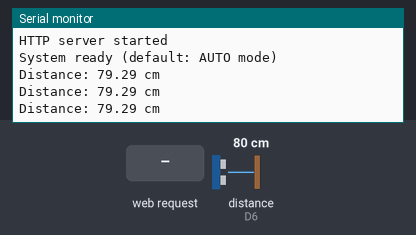
The sketch below on a simulated ESP8266 (NodeMCU). Shown: the last lines printed to the serial monitor. Wiring (inferred from the names in the program): ultrasonic range finder: trigger D5; echo D6. The inputs (shaded band) are chosen by the test bench; at power-on: distance to the obstacle (sensor on D6) 80 cm. The echo pulse lasts 58.3 µs per cm; WiFi joins after 1.5 s; servers stay silent unless stated; no MQTT or app messages arrive unless stated.

Above: at 2.7 s.
2.8 s: distance to the obstacle (sensor on D6) set to 2 cm
At 4.1 s:
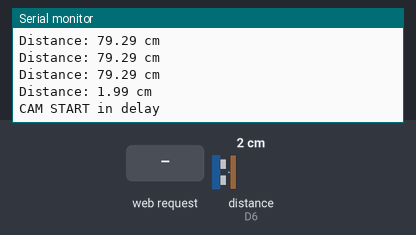
4.6 s: HTTP request GET /setMode?mode=manual received
At 8.0 s:
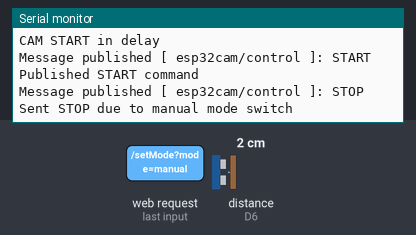

The sketch:

Cam_Controller.ino
```cpp
#include <ESP8266WebServer.h>
#include "WifiClient.h"
#include "MqttClient.h"
#include "HCSR04.h"

// WiFi Configuration
const char* ssid = "Sang";
const char* password = "17719897975";

// MQTT Configuration
const char* mqtt_broker = "192.168.219.81";
const int mqtt_port = 1883;
const char* control_topic = "esp32cam/control";

// HC-SR04 Configuration
const int trigPin = D5;
const int echoPin = D6;
const float activation_distance = 15.0; // cm threshold

// Mode Control
bool autoMode = true;
bool objectDetected = false;

// Client objects
WifiClient wifiClient((char*)ssid, (char*)password);
HCSR04 distanceSensor(trigPin, echoPin);
String subscribe_topics[] = {""}; // No subscriptions for controller
MqttClient mqttClient(mqtt_broker, mqtt_port, subscribe_topics, 0);

// Web server
ESP8266WebServer server(80);

// ========== HTTP HANDLERS ==========

void handleRoot() {
  server.sendHeader("Access-Control-Allow-Origin", "*");
  server.send(200, "text/plain", "ESP8266 Cam Controller Ready");
}

void handleSetMode() {
  String mode = server.arg("mode");

  if (mode == "manual") {
    if (autoMode) {
      mqttClient.publish_message(control_topic, "STOP");
      Serial.println("Sent STOP due to manual mode switch");
    }
    autoMode = false;
    server.sendHeader("Access-Control-Allow-Origin", "*");
    server.send(200, "text/plain", "Switched to MANUAL mode");
  } else if (mode == "auto") {
    autoMode = true;
    objectDetected = false; // reset detection state
    server.sendHeader("Access-Control-Allow-Origin", "*");
    server.send(200, "text/plain", "Switched to AUTO mode");
  } else {
    server.sendHeader("Access-Control-Allow-Origin", "*");
    server.send(400, "text/plain", "Invalid mode");
  }
}

void setupWebServer() {
  server.on("/", HTTP_GET, handleRoot);
  server.on("/setMode", HTTP_GET, handleSetMode);
  server.begin();
  Serial.println("HTTP server started");
}

// ========== SETUP ==========

void setup() {
  Serial.begin(115200);

  // Connect WiFi
  wifiClient.connect();

  // Connect MQTT
  mqttClient.connect("ESP8266Controller");

  // Web server
  setupWebServer();

  Serial.println("System ready (default: AUTO mode)");
}


void loop() {
  mqttClient.check_connection("ESP8266Controller");
  server.handleClient();

  if (!autoMode) {
    delay(1000); // Save power / reduce CPU usage in manual mode
    return;
  }

  float distance = distanceSensor.calculate_distance();
    Serial.print("Distance: ");
    Serial.print(distance);
    Serial.println(" cm");

  if (distance < activation_distance && !objectDetected) {
    Serial.println("CAM START in delay");
    delay(4000);
    mqttClient.publish_message(control_topic, "START");
    objectDetected = true;
    Serial.println("Published START command");
  }

  if (distance >= activation_distance && objectDetected) {
    mqttClient.publish_message(control_topic, "STOP");
    objectDetected = false;
    Serial.println("Published STOP command");
  }

  delay(500);
}
```

HCSR04.cpp
```cpp
# include "HCSR04.h"
# include <Arduino.h>


HCSR04 :: HCSR04(int trigPin , int echoPin)
{
    pinMode(trigPin , OUTPUT); // set the trigger pin as output
    pinMode(echoPin , INPUT); // set the echo pin as input
    _trigPin = trigPin;
    _echoPin = echoPin;
}

float HCSR04 :: calculate_distance ()
{
    // write a pulse: when trigger pin is set to HIGH , start transmitting
    digitalWrite(_trigPin , LOW); // clear the trigger pin
    delayMicroseconds (10);
    digitalWrite(_trigPin , HIGH); //set the trigger pin to HIGH for 10 ms
    delayMicroseconds (10);
    digitalWrite(_trigPin , LOW);

    long duration = pulseIn(_echoPin , HIGH); // time elapsed for sending and receiving pulse wave
    float distance = duration * 0.034 / 2; // calculate distance in cm

    return distance; // return distance
}
```

HCSR04.h
```cpp
class HCSR04
{
    public:
        HCSR04(int trigPin , int echoPin);
        float calculate_distance ();

    private:
        int _trigPin;
        int _echoPin;
};
```

MqttClient.cpp
```cpp
#include "MqttClient.h"
#include <MQTT.h>
#include <ESP8266WiFi.h>

WiFiClient _wifi_client;
String _msg;
String _topic;
int _num_subscribe_topics;

MqttClient::MqttClient(const char *mqtt_broker_ip, const int mqtt_broker_port)
{
    _mqtt_client.begin(mqtt_broker_ip, _wifi_client);
}

MqttClient::MqttClient(const char *mqtt_broker_ip, const int mqtt_broker_port, String *subscribe_topics, const int num_subscribe_topics)
{
    _mqtt_client.begin(mqtt_broker_ip, _wifi_client);
    _subscribe_topics = subscribe_topics;
    _num_subscribe_topics = num_subscribe_topics;
}

void callback(String &topic, String &payload)
{
    Serial.println("Message arrived [" + topic + "]: " + payload);
    _msg = payload;
    _topic = topic;
}

void MqttClient::connect(const char *client_id)
{
    Serial.print("Connecting to MQTT broker... ");
    while (!_mqtt_client.connect(client_id, "public", "public"))
    {
        Serial.print(".");
        delay(1000);
    }
    Serial.println("done!");

    for (int i = 0; i < _num_subscribe_topics; i++)
    {
        _mqtt_client.onMessage(callback);
        _mqtt_client.subscribe(_subscribe_topics[i]);
        Serial.println("Subscribed to topic: " + _subscribe_topics[i]);
    }
}

void MqttClient::publish_message(const char *topic, const char *msg)
{
    _mqtt_client.publish(topic, msg);
    Serial.println("Message published [ " + String(topic) + " ]: " + String(msg));
}

void MqttClient::check_connection(const char *client_id)
{
    _mqtt_client.loop();
    delay(10);
    if (!_mqtt_client.connected())
        connect(client_id);
}

String MqttClient::get_msg()
{
    return _msg;
}

String MqttClient::get_topic()
{
    return _topic;
}

void MqttClient::reset_msg()
{
    _msg = "";
    _topic = "";
}
```

MqttClient.h
```cpp
#include <Arduino.h>
#include <MQTT.h>

class MqttClient
{
public:
    MqttClient(const char *mqtt_broker_ip, const int mqtt_broker_port);
    MqttClient(const char *mqtt_broker_ip, const int mqtt_broker_port, String *subscribe_topics, const int num_subscribe_topics);

    void connect(const char *client_id);
    void publish_message(const char *topic, const char *msg);
    void check_connection(const char *client_id);
    String get_msg();
    String get_topic();
    void reset_msg();

private:
    MQTTClient _mqtt_client;
    String *_subscribe_topics;
    int _num_subscribe_topics;
};
```

WifiClient.cpp
```cpp
#include <ESP8266WiFi.h>
#include "WifiClient.h"


WifiClient::WifiClient(char *ssid, char *pass)
{
    _ssid = ssid;
    _pass = pass;
}

void WifiClient::connect()
{
    WiFiClient wifiClient;
    Serial.println("Connecting to WPA SSID [" + String(_ssid) + "]...");

    WiFi.begin(_ssid, _pass);

    while (WiFi.status() != WL_CONNECTED)
    {
        Serial.print(".");
        delay(500);
    }

    IPAddress ip = WiFi.localIP();
    Serial.print(" done, IP: ");
    Serial.println(ip);
}

void WifiClient::disconnect()
{
    if (WiFi.status() == WL_CONNECTED)
    {
        Serial.println("Disconnecting from WiFi...");
        WiFi.disconnect();
        while (WiFi.status() == WL_CONNECTED)
        {
            delay(2000); // Wait until disconnected
        }
        Serial.println("Disconnected.");
    }
    else
    {
        Serial.println("WiFi is not currently connected.");
    }
}
```

WifiClient.h
```cpp
class WifiClient
{
    public:
        WifiClient(char *ssid, char *pass);
        void connect();
        void disconnect();

    private:
        char *_ssid;
        char *_pass;
};
```

Measured:
- after the input at 2.8 s, the serial monitor: prints a new line after 0.31 s (image 1)
- after the input at 4.6 s, the serial monitor: prints a new line after 3.0 s (image 2)
